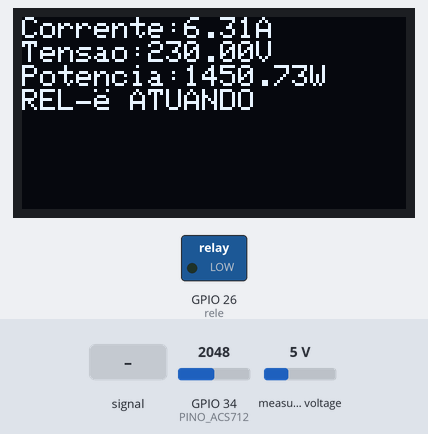
A sketch run on a simulated ESP32. Shown: 128×64 one-colour display, switched loads named in the sketch (green lamp = pin HIGH). Dashed ring = blinking. The test bench sets the inputs (shaded band); at power-on: GPIO 34 (PINO_ACS712) = 2048, measured voltage 5 V. What the sketch prints to the serial monitor is not drawn.

Above: at 1.2 s.
1.3 s: GPIO 34 (PINO_ACS712) fed a 2 Hz sine of ±1228 counts around its level
At 2.0 s:
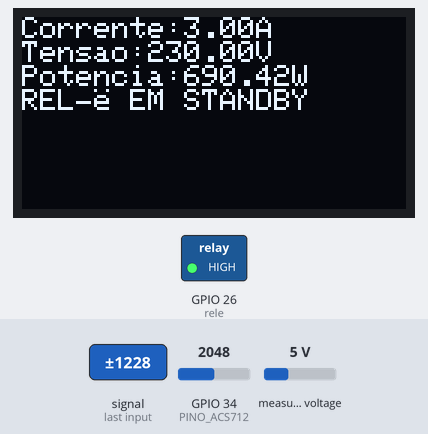
3.6 s: GPIO 34 (PINO_ACS712) set to 2866
At 4.4 s:
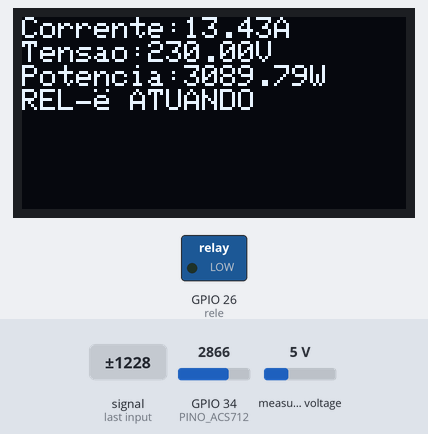
5.6 s: measured voltage set to 0.3 V
At 7.3 s:
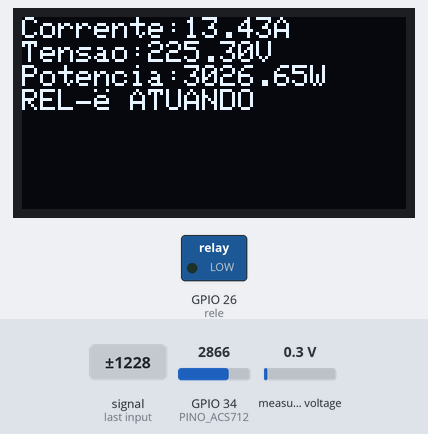
7.6 s: measured voltage set to 3.8 V
At 9.3 s:
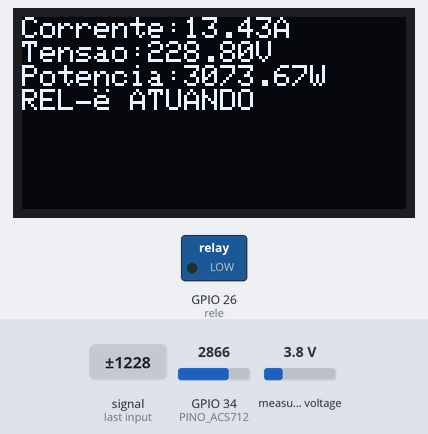
9.6 s: GPIO 34 (PINO_ACS712) set to 3603
At 11.2 s:
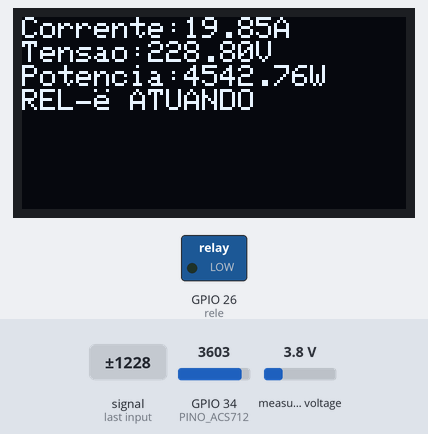
11.5 s: measured voltage set to 7.5 V
At 13.3 s:
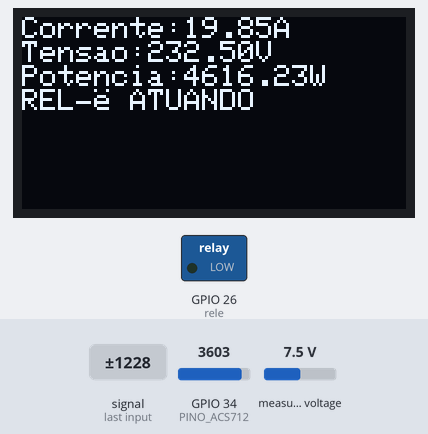
Timing chart, 0 to 14.5 s (numbered marks = the images above; inputs shaded):
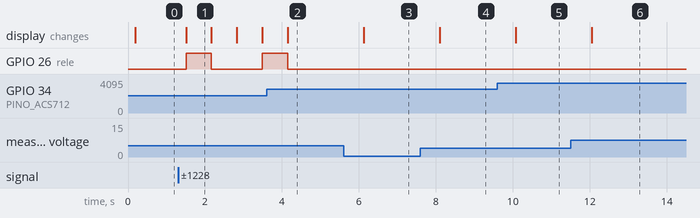

The sketch:

Mark-1.ino
```cpp
#include <ZMPT101B.h>
#include <Wire.h>
#include <Adafruit_GFX.h>
#include <Adafruit_SSD1306.h>

#define N_AMOSTRAS 1000// Definir porta do sensor...Número de amostras do sensor Hall
#define rele 26 //Definir porta do rele
#define SCREEN_WIDTH 128 //Largura da tela OLED
#define SCREEN_HEIGHT 64 //Altura da tela OLED
#define PINO_ACS712 34 //Pino do sensor de corrente
#define PINO_ZMPT101B 35 //Pino do sensor de tensão

Adafruit_SSD1306 display(SCREEN_WIDTH, SCREEN_HEIGHT, &Wire, -1); //Config do display
ZMPT101B voltageSensor(PINO_ZMPT101B, 60.0); // pino 35 frequência 60Hz

float calcularCorrenteRMS(){
  float soma = 0; //Inicializa o acumulador dos quadros das correntes em zero
  //Vai crescer a cada interação com o loop
  for(int i = 0; i < N_AMOSTRAS; i++){ //Repete o bloco N_AMOSTRAS 1000x  e cada interação = uma amostra da onda
    float leitura = analogRead(PINO_ACS712); //Lê o valor bruto do ADC no pino do ACS712 (0 a 4095)
    float centralizado = leitura - 1324; // Subtrai o offset do ACS712 em repouso
    //3102 é um offset teórico e pode ser alterado depois do primeiro teste
    float tensao_mV = centralizado * (3300 / 4095.0); //Converte unidades de ADC para milivolts - 3300mV = tensão máxima do ADC do ESP32(3.3V)
    float corrente = tensao_mV / 92.5; //Converte milivolts para amperes - 185mV/A é a sensibilidade do ACS712-05B
    soma += corrente * corrente; //Eleva a corrente ao quadrado e acumula na soma - Quadrado elimina valores negativos da onda AC
  }
  float media = soma / N_AMOSTRAS; // Divide a soma dos quadrados pelo número de amostras e calcula a média dos quadrados
  float RMS = sqrt(media); //Raiz quadrada da média dos quadrados - Resultado: Corrente RMS em amperes
  return RMS; // Retorna o valor para quem chamou a função
}

void setup() {
  Serial.begin(115200);
  pinMode(rele, OUTPUT); //Define o modo do relé, output
  Wire.begin(32, 33);
  voltageSensor.setSensitivity(500.0);
  if(!display.begin(SSD1306_SWITCHCAPVCC, 0x3C)){ //Verifica se o display está conectado
    Serial.println("Display nao encontrado");
    while(1);
  }
  display.clearDisplay();
}

void loop() {
  float tensao = voltageSensor.getRmsVoltage();
  float corrente = calcularCorrenteRMS();
  float potencia = tensao * corrente;
  bool sobrecarga = corrente > 4.5;
  display.clearDisplay();
  display.setTextSize(1);
  display.setTextColor(WHITE);
  display.setCursor(0, 0);
  display.print("Corrente:");
  display.print(corrente);
  display.println("A");
  display.print("Tensao:");
  display.print(tensao);
  display.println("V");
  display.print("Potencia:");
  display.print(potencia);
  display.println("W");
  if(sobrecarga){
    display.println("RELÉ ATUANDO");
    Serial.println("RELÉ ATUANDO");
  }
  else{
    display.println("RELÉ EM STANDBY");
    Serial.println("RELÉ EM STANDBY");
  }
  Serial.print("Corrente:");
  Serial.print(corrente);
  Serial.println("A");
  Serial.print("Tensão:");
  Serial.print(tensao);
  Serial.println("V");
  Serial.print("Potência atual:");
  Serial.print(potencia);
  Serial.println("W");
  display.display();

  if(sobrecarga){
    digitalWrite(rele, LOW); // Estado do relé. Aberto por sobrecarga
  }
  else{
    digitalWrite(rele, HIGH); // Estado do relé. Fechado, carga abaixo do nível de alerta
  }
  delay(500);
}
```

Measured:
- after the input at 1.3 s, GPIO 26 (rele): LOW → HIGH after 0.21 s, → LOW 0.66 s later, → HIGH 1.3 s later; the display: changes after 0.21 s (image 1)
- after the input at 5.6 s, the display: changes after 0.52 s (image 3)
- after the input at 7.6 s, the display: changes after 0.50 s (image 4)
- after the input at 9.6 s, the display: changes after 0.48 s (image 5)
- after the input at 11.5 s, the display: changes after 0.56 s (image 6)
- what the display in image 1 shows lasts 0.7 s, from 1.5 s to 2.2 s
